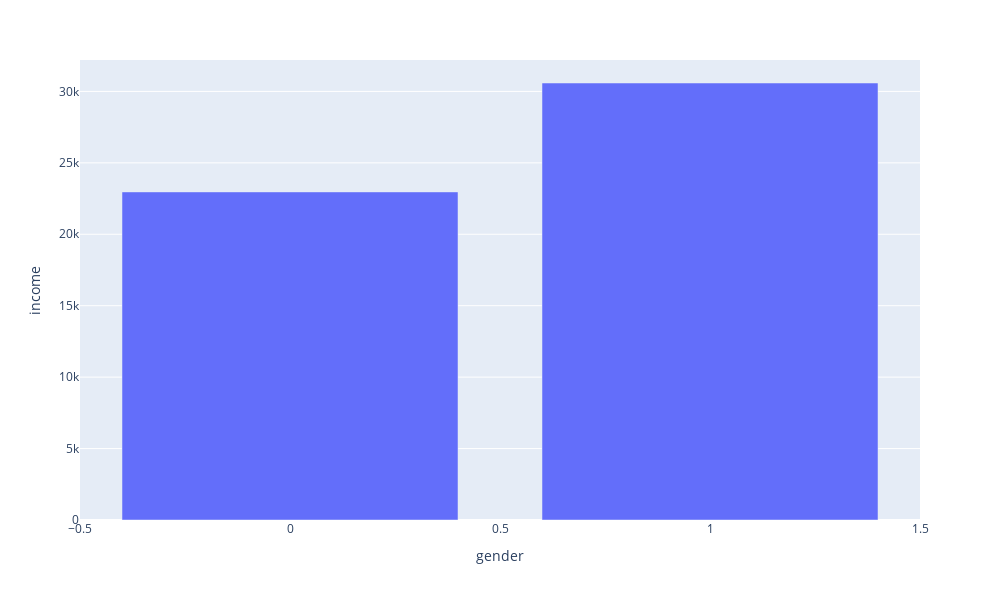

Notebook cell for this chart:
### Code cell
df_gender_income_mean = df_customer.groupby('gender')['income'].mean().reset_index()

labels = ['Female', 'Male']

fig = px.bar(df_gender_income_mean,
             x='gender',
             y='income',
             width=1000,
            height=600,
            labels=labels)
fig.show()

### Figure 1 — Plotly figure (JSON) as saved in the notebook; plotly's stock layout.template omitted (floating-point values rounded to 4 significant figures)
{"data": [{"alignmentgroup": "True", "hovertemplate": "gender=%{x}<br>income=%{y}<extra></extra>", "legendgroup": "", "marker": {"color": "#636efa", "pattern": {"shape": ""}}, "name": "", "offsetgroup": "", "orientation": "v", "showlegend": false, "textposition": "auto", "type": "bar", "x": [0, 1], "xaxis": "x", "y": [22970.0, 30590.0], "yaxis": "y"}], "layout": {"barmode": "relative", "height": 600, "legend": {"tracegroupgap": 0}, "margin": {"t": 60}, "width": 1000, "xaxis": {"anchor": "y", "autorange": true, "domain": [0, 1], "range": [-0.5, 1.5], "title": {"text": "gender"}, "type": "linear"}, "yaxis": {"anchor": "x", "autorange": true, "domain": [0, 1], "range": [0, 32200.0], "title": {"text": "income"}, "type": "linear"}}}
